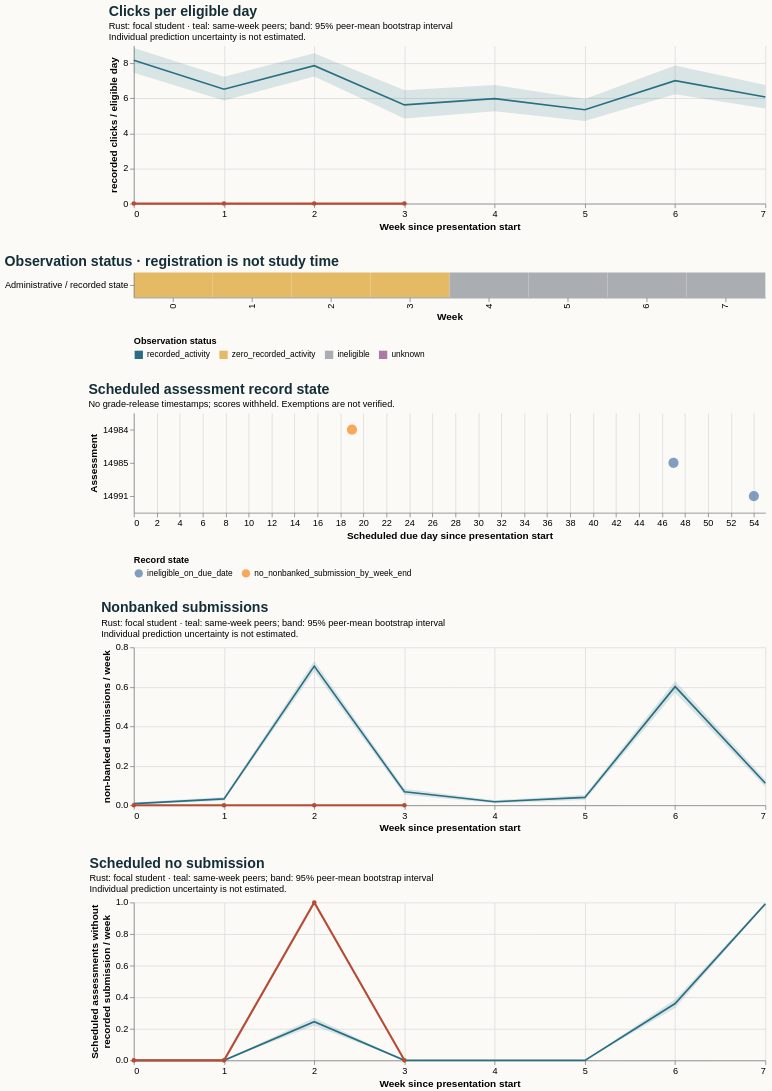

The specification (Vega-Lite) saved for this image:
### Vega-Lite specification from a JSON file in a GitHub repository (floating-point values rounded to 4 significant figures)
{"$schema": "https://vega.github.io/schema/vega-lite/v5.20.1.json", "config": {"axis": {"labelFontSize": 11, "titleFontSize": 12}, "background": "#fbfaf7", "font": "sans-serif", "title": {"anchor": "start", "color": "#142e38", "fontSize": 17, "subtitleFontSize": 11}, "view": {"continuousHeight": 300, "continuousWidth": 300, "stroke": null}}, "datasets": {"data-4c27e6e628167cfd0b411db370dc35ba": [{"end_day": 6, "focal_value": 0.0, "peer_ci_high": 8.871, "peer_ci_low": 7.452, "peer_mean": 8.174, "peer_observations": 1127, "peer_people": 1127, "reference": "course", "unit": "recorded clicks / eligible day", "week": 0}, {"end_day": 13, "focal_value": 0.0, "peer_ci_high": 7.232, "peer_ci_low": 5.883, "peer_mean": 6.521, "peer_observations": 1121, "peer_people": 1121, "reference": "course", "unit": "recorded clicks / eligible day", "week": 1}, {"end_day": 20, "focal_value": 0.0, "peer_ci_high": 8.57, "peer_ci_low": 7.25, "peer_mean": 7.865, "peer_observations": 1105, "peer_people": 1105, "reference": "course", "unit": "recorded clicks / eligible day", "week": 2}, {"end_day": 27, "focal_value": 0.0, "peer_ci_high": 6.459, "peer_ci_low": 4.849, "peer_mean": 5.625, "peer_observations": 1098, "peer_people": 1098, "reference": "course", "unit": "recorded clicks / eligible day", "week": 3}, {"end_day": 34, "focal_value": null, "peer_ci_high": 6.765, "peer_ci_low": 5.26, "peer_mean": 5.982, "peer_observations": 1065, "peer_people": 1065, "reference": "course", "unit": "recorded clicks / eligible day", "week": 4}, {"end_day": 41, "focal_value": null, "peer_ci_high": 5.967, "peer_ci_low": 4.705, "peer_mean": 5.35, "peer_observations": 1058, "peer_people": 1058, "reference": "course", "unit": "recorded clicks / eligible day", "week": 5}, {"end_day": 48, "focal_value": null, "peer_ci_high": 7.878, "peer_ci_low": 6.227, "peer_mean": 7.012, "peer_observations": 1050, "peer_people": 1050, "reference": "course", "unit": "recorded clicks / eligible day", "week": 6}, {"end_day": 55, "focal_value": null, "peer_ci_high": 6.762, "peer_ci_low": 5.427, "peer_mean": 6.076, "peer_observations": 1034, "peer_people": 1034, "reference": "course", "unit": "recorded clicks / eligible day", "week": 7}], "data-8cb647addeba0d053e5f3fbcbcd644f6": [{"eligible_days": 7.0, "end_day": 6, "logging_completeness": "unknown", "observation_status": "zero_recorded_activity", "row": "Administrative / recorded state", "score_status": "withheld_release_time_unknown", "start_day": 0, "value": 0.0, "week": 0}, {"eligible_days": 7.0, "end_day": 13, "logging_completeness": "unknown", "observation_status": "zero_recorded_activity", "row": "Administrative / recorded state", "score_status": "withheld_release_time_unknown", "start_day": 7, "value": 0.0, "week": 1}, {"eligible_days": 7.0, "end_day": 20, "logging_completeness": "unknown", "observation_status": "zero_recorded_activity", "row": "Administrative / recorded state", "score_status": "withheld_release_time_unknown", "start_day": 14, "value": 0.0, "week": 2}, {"eligible_days": 6.0, "end_day": 27, "logging_completeness": "unknown", "observation_status": "zero_recorded_activity", "row": "Administrative / recorded state", "score_status": "withheld_release_time_unknown", "start_day": 21, "value": 0.0, "week": 3}, {"eligible_days": 0.0, "end_day": 34, "logging_completeness": "unknown", "observation_status": "ineligible", "row": "Administrative / recorded state", "score_status": "withheld_release_time_unknown", "start_day": 28, "value": null, "week": 4}, {"eligible_days": 0.0, "end_day": 41, "logging_completeness": "unknown", "observation_status": "ineligible", "row": "Administrative / recorded state", "score_status": "withheld_release_time_unknown", "start_day": 35, "value": null, "week": 5}, {"eligible_days": 0.0, "end_day": 48, "logging_completeness": "unknown", "observation_status": "ineligible", "row": "Administrative / recorded state", "score_status": "withheld_release_time_unknown", "start_day": 42, "value": null, "week": 6}, {"eligible_days": 0.0, "end_day": 55, "logging_completeness": "unknown", "observation_status": "ineligible", "row": "Administrative / recorded state", "score_status": "withheld_release_time_unknown", "start_day": 49, "value": null, "week": 7}], "data-8f427725de8dd12186c6859be56c5ab7": [{"end_day": 6, "focal_value": 0.0, "peer_ci_high": 0.0, "peer_ci_low": 0.0, "peer_mean": 0.0, "peer_observations": 1127, "peer_people": 1127, "reference": "course", "unit": "scheduled assessments without recorded submission / week", "week": 0}, {"end_day": 13, "focal_value": 0.0, "peer_ci_high": 0.0, "peer_ci_low": 0.0, "peer_mean": 0.0, "peer_observations": 1121, "peer_people": 1121, "reference": "course", "unit": "scheduled assessments without recorded submission / week", "week": 1}, {"end_day": 20, "focal_value": 1.0, "peer_ci_high": 0.2706, "peer_ci_low": 0.219, "peer_mean": 0.2443, "peer_observations": 1105, "peer_people": 1105, "reference": "course", "unit": "scheduled assessments without recorded submission / week", "week": 2}, {"end_day": 27, "focal_value": 0.0, "peer_ci_high": 0.0, "peer_ci_low": 0.0, "peer_mean": 0.0, "peer_observations": 1098, "peer_people": 1098, "reference": "course", "unit": "scheduled assessments without recorded submission / week", "week": 3}, {"end_day": 34, "focal_value": null, "peer_ci_high": 0.0, "peer_ci_low": 0.0, "peer_mean": 0.0, "peer_observations": 1065, "peer_people": 1065, "reference": "course", "unit": "scheduled assessments without recorded submission / week", "week": 4}, {"end_day": 41, "focal_value": null, "peer_ci_high": 0.0, "peer_ci_low": 0.0, "peer_mean": 0.0, "peer_observations": 1058, "peer_people": 1058, "reference": "course", "unit": "scheduled assessments without recorded submission / week", "week": 5}, {"end_day": 48, "focal_value": null, "peer_ci_high": 0.3876, "peer_ci_low": 0.3324, "peer_mean": 0.36, "peer_observations": 1050, "peer_people": 1050, "reference": "course", "unit": "scheduled assessments without recorded submission / week", "week": 6}, {"end_day": 55, "focal_value": null, "peer_ci_high": 0.9961, "peer_ci_low": 0.9865, "peer_mean": 0.9913, "peer_observations": 1034, "peer_people": 1034, "reference": "course", "unit": "scheduled assessments without recorded submission / week", "week": 7}], "data-c804da4b781df25747de5e55c03f81ca": [{"as_of_day": 20, "assessment_id": 14984, "course": "BBB_2013B", "due_day": 19, "person_id": 558146, "score_status": "withheld_release_time_unknown", "state": "no_nonbanked_submission_by_week_end", "week": 2}, {"as_of_day": 48, "assessment_id": 14985, "course": "BBB_2013B", "due_day": 47, "person_id": 558146, "score_status": "withheld_release_time_unknown", "state": "ineligible_on_due_date", "week": 6}, {"as_of_day": 55, "assessment_id": 14991, "course": "BBB_2013B", "due_day": 54, "person_id": 558146, "score_status": "withheld_release_time_unknown", "state": "ineligible_on_due_date", "week": 7}], "data-ee880ae874bb0d25c2cf76c2587386cc": [{"end_day": 6, "focal_value": 0.0, "peer_ci_high": 0.01331, "peer_ci_low": 0.003549, "peer_mean": 0.007986, "peer_observations": 1127, "peer_people": 1127, "reference": "course", "unit": "non-banked submissions / week", "week": 0}, {"end_day": 13, "focal_value": 0.0, "peer_ci_high": 0.04193, "peer_ci_low": 0.0223, "peer_mean": 0.03211, "peer_observations": 1121, "peer_people": 1121, "reference": "course", "unit": "non-banked submissions / week", "week": 1}, {"end_day": 20, "focal_value": 0.0, "peer_ci_high": 0.7312, "peer_ci_low": 0.6792, "peer_mean": 0.705, "peer_observations": 1105, "peer_people": 1105, "reference": "course", "unit": "non-banked submissions / week", "week": 2}, {"end_day": 27, "focal_value": 0.0, "peer_ci_high": 0.08379, "peer_ci_low": 0.05373, "peer_mean": 0.06831, "peer_observations": 1098, "peer_people": 1098, "reference": "course", "unit": "non-banked submissions / week", "week": 3}, {"end_day": 34, "focal_value": null, "peer_ci_high": 0.02585, "peer_ci_low": 0.01033, "peer_mean": 0.01784, "peer_observations": 1065, "peer_people": 1065, "reference": "course", "unit": "non-banked submissions / week", "week": 4}, {"end_day": 41, "focal_value": null, "peer_ci_high": 0.05154, "peer_ci_low": 0.02691, "peer_mean": 0.0397, "peer_observations": 1058, "peer_people": 1058, "reference": "course", "unit": "non-banked submissions / week", "week": 5}, {"end_day": 48, "focal_value": null, "peer_ci_high": 0.63, "peer_ci_low": 0.5704, "peer_mean": 0.601, "peer_observations": 1050, "peer_people": 1050, "reference": "course", "unit": "non-banked submissions / week", "week": 6}, {"end_day": 55, "focal_value": null, "peer_ci_high": 0.1301, "peer_ci_low": 0.0933, "peer_mean": 0.1112, "peer_observations": 1034, "peer_people": 1034, "reference": "course", "unit": "non-banked submissions / week", "week": 7}]}, "resolve": {"scale": {"color": "independent"}}, "spacing": 28, "vconcat": [{"data": {"name": "data-4c27e6e628167cfd0b411db370dc35ba"}, "height": 190, "layer": [{"encoding": {"x": {"axis": {"tickMinStep": 1}, "field": "week", "title": "Week since presentation start", "type": "quantitative"}, "y": {"field": "peer_ci_low", "scale": {"zero": true}, "title": "recorded clicks / eligible day", "type": "quantitative"}, "y2": {"field": "peer_ci_high"}}, "mark": {"color": "#286f83", "opacity": 0.16, "type": "area"}}, {"encoding": {"tooltip": [{"field": "week", "type": "quantitative"}, {"field": "peer_mean", "type": "quantitative"}, {"field": "peer_people", "type": "quantitative"}, {"field": "peer_observations", "type": "quantitative"}], "x": {"field": "week", "type": "quantitative"}, "y": {"field": "peer_mean", "type": "quantitative"}}, "mark": {"color": "#286f83", "strokeWidth": 2, "type": "line"}}, {"encoding": {"tooltip": [{"field": "week", "type": "quantitative"}, {"field": "focal_value", "type": "quantitative"}], "x": {"field": "week", "type": "quantitative"}, "y": {"field": "focal_value", "type": "quantitative"}}, "mark": {"color": "#b64c35", "point": {"color": "#b64c35"}, "strokeWidth": 2.5, "type": "line"}}], "title": {"subtitle": ["Rust: focal student · teal: same-week peers; band: 95% peer-mean bootstrap interval", "Individual prediction uncertainty is not estimated."], "text": "Clicks per eligible day"}, "width": 760}, {"data": {"name": "data-8cb647addeba0d053e5f3fbcbcd644f6"}, "encoding": {"color": {"field": "observation_status", "legend": {"labelLimit": 260, "orient": "bottom"}, "scale": {"domain": ["recorded_activity", "zero_recorded_activity", "ineligible", "unknown"], "range": ["#286f83", "#e4bb64", "#aaaeb3", "#ac78a5"]}, "title": "Observation status", "type": "nominal"}, "tooltip": [{"field": "week", "type": "quantitative"}, {"field": "eligible_days", "type": "quantitative"}, {"field": "observation_status", "type": "nominal"}, {"field": "logging_completeness", "type": "nominal"}], "x": {"field": "week", "title": "Week", "type": "ordinal"}, "y": {"field": "row", "title": null, "type": "nominal"}}, "height": 30, "mark": {"type": "rect"}, "title": "Observation status · registration is not study time", "width": 760}, {"data": {"name": "data-c804da4b781df25747de5e55c03f81ca"}, "encoding": {"color": {"field": "state", "legend": {"labelLimit": 400, "orient": "bottom"}, "title": "Record state", "type": "nominal"}, "tooltip": [{"field": "assessment_id", "type": "quantitative"}, {"field": "due_day", "type": "quantitative"}, {"field": "as_of_day", "type": "quantitative"}, {"field": "state", "type": "nominal"}, {"field": "score_status", "type": "nominal"}], "x": {"field": "due_day", "title": "Scheduled due day since presentation start", "type": "quantitative"}, "y": {"field": "assessment_id", "title": "Assessment", "type": "nominal"}}, "height": 120, "mark": {"filled": true, "size": 150, "type": "point"}, "title": {"subtitle": "No grade-release timestamps; scores withheld. Exemptions are not verified.", "text": "Scheduled assessment record state"}, "width": 760}, {"data": {"name": "data-ee880ae874bb0d25c2cf76c2587386cc"}, "height": 190, "layer": [{"encoding": {"x": {"axis": {"tickMinStep": 1}, "field": "week", "title": "Week since presentation start", "type": "quantitative"}, "y": {"field": "peer_ci_low", "scale": {"zero": true}, "title": "non-banked submissions / week", "type": "quantitative"}, "y2": {"field": "peer_ci_high"}}, "mark": {"color": "#286f83", "opacity": 0.16, "type": "area"}}, {"encoding": {"tooltip": [{"field": "week", "type": "quantitative"}, {"field": "peer_mean", "type": "quantitative"}, {"field": "peer_people", "type": "quantitative"}, {"field": "peer_observations", "type": "quantitative"}], "x": {"field": "week", "type": "quantitative"}, "y": {"field": "peer_mean", "type": "quantitative"}}, "mark": {"color": "#286f83", "strokeWidth": 2, "type": "line"}}, {"encoding": {"tooltip": [{"field": "week", "type": "quantitative"}, {"field": "focal_value", "type": "quantitative"}], "x": {"field": "week", "type": "quantitative"}, "y": {"field": "focal_value", "type": "quantitative"}}, "mark": {"color": "#b64c35", "point": {"color": "#b64c35"}, "strokeWidth": 2.5, "type": "line"}}], "title": {"subtitle": ["Rust: focal student · teal: same-week peers; band: 95% peer-mean bootstrap interval", "Individual prediction uncertainty is not estimated."], "text": "Nonbanked submissions"}, "width": 760}, {"data": {"name": "data-8f427725de8dd12186c6859be56c5ab7"}, "height": 190, "layer": [{"encoding": {"x": {"axis": {"tickMinStep": 1}, "field": "week", "title": "Week since presentation start", "type": "quantitative"}, "y": {"field": "peer_ci_low", "scale": {"zero": true}, "title": ["Scheduled assessments without", "recorded submission / week"], "type": "quantitative"}, "y2": {"field": "peer_ci_high"}}, "mark": {"color": "#286f83", "opacity": 0.16, "type": "area"}}, {"encoding": {"tooltip": [{"field": "week", "type": "quantitative"}, {"field": "peer_mean", "type": "quantitative"}, {"field": "peer_people", "type": "quantitative"}, {"field": "peer_observations", "type": "quantitative"}], "x": {"field": "week", "type": "quantitative"}, "y": {"field": "peer_mean", "type": "quantitative"}}, "mark": {"color": "#286f83", "strokeWidth": 2, "type": "line"}}, {"encoding": {"tooltip": [{"field": "week", "type": "quantitative"}, {"field": "focal_value", "type": "quantitative"}], "x": {"field": "week", "type": "quantitative"}, "y": {"field": "focal_value", "type": "quantitative"}}, "mark": {"color": "#b64c35", "point": {"color": "#b64c35"}, "strokeWidth": 2.5, "type": "line"}}], "title": {"subtitle": ["Rust: focal student · teal: same-week peers; band: 95% peer-mean bootstrap interval", "Individual prediction uncertainty is not estimated."], "text": "Scheduled no submission"}, "width": 760}]}
